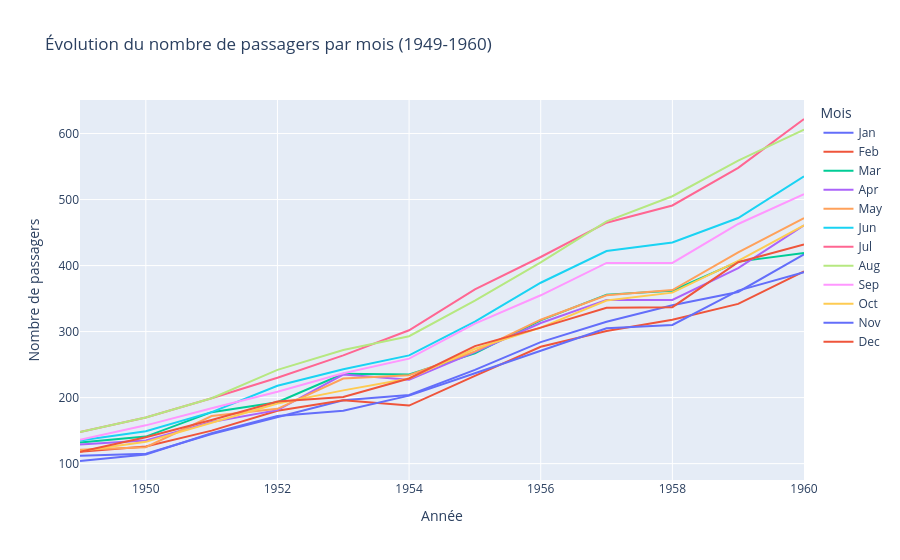

Notebook source saved alongside this figure:
### Code cell
# Charger le dataset flights
import seaborn as sns
import plotly.express as px

flights = sns.load_dataset ("flights")

# Créer un graphique interactif
fig = px.line(
    flights, 
    x="year",
    y="passengers",
    color="month",
    title="Évolution du nombre de passagers par mois (1949-1960)",
    labels={
        "year": "Année",
        "passengers": "Nombre de passagers",
        "month": "Mois",
   } ,
)
    
# Afficher le graphique interactif
fig. show ()

### Figure 1 — Plotly figure (JSON) as saved in the notebook; plotly's stock layout.template omitted (floating-point values rounded to 4 significant figures)
{"data": [{"hovertemplate": "Mois=Jan<br>Année=%{x}<br>Nombre de passagers=%{y}<extra></extra>", "legendgroup": "Jan", "line": {"color": "#636efa", "dash": "solid"}, "marker": {"symbol": "circle"}, "mode": "lines", "name": "Jan", "orientation": "v", "showlegend": true, "type": "scatter", "x": [1949, 1950, 1951, 1952, 1953, 1954, 1955, 1956, 1957, 1958, 1959, 1960], "xaxis": "x", "y": [112, 115, 145, 171, 196, 204, 242, 284, 315, 340, 360, 417], "yaxis": "y"}, {"hovertemplate": "Mois=Feb<br>Année=%{x}<br>Nombre de passagers=%{y}<extra></extra>", "legendgroup": "Feb", "line": {"color": "#EF553B", "dash": "solid"}, "marker": {"symbol": "circle"}, "mode": "lines", "name": "Feb", "orientation": "v", "showlegend": true, "type": "scatter", "x": [1949, 1950, 1951, 1952, 1953, 1954, 1955, 1956, 1957, 1958, 1959, 1960], "xaxis": "x", "y": [118, 126, 150, 180, 196, 188, 233, 277, 301, 318, 342, 391], "yaxis": "y"}, {"hovertemplate": "Mois=Mar<br>Année=%{x}<br>Nombre de passagers=%{y}<extra></extra>", "legendgroup": "Mar", "line": {"color": "#00cc96", "dash": "solid"}, "marker": {"symbol": "circle"}, "mode": "lines", "name": "Mar", "orientation": "v", "showlegend": true, "type": "scatter", "x": [1949, 1950, 1951, 1952, 1953, 1954, 1955, 1956, 1957, 1958, 1959, 1960], "xaxis": "x", "y": [132, 141, 178, 193, 236, 235, 267, 317, 356, 362, 406, 419], "yaxis": "y"}, {"hovertemplate": "Mois=Apr<br>Année=%{x}<br>Nombre de passagers=%{y}<extra></extra>", "legendgroup": "Apr", "line": {"color": "#ab63fa", "dash": "solid"}, "marker": {"symbol": "circle"}, "mode": "lines", "name": "Apr", "orientation": "v", "showlegend": true, "type": "scatter", "x": [1949, 1950, 1951, 1952, 1953, 1954, 1955, 1956, 1957, 1958, 1959, 1960], "xaxis": "x", "y": [129, 135, 163, 181, 235, 227, 269, 313, 348, 348, 396, 461], "yaxis": "y"}, {"hovertemplate": "Mois=May<br>Année=%{x}<br>Nombre de passagers=%{y}<extra></extra>", "legendgroup": "May", "line": {"color": "#FFA15A", "dash": "solid"}, "marker": {"symbol": "circle"}, "mode": "lines", "name": "May", "orientation": "v", "showlegend": true, "type": "scatter", "x": [1949, 1950, 1951, 1952, 1953, 1954, 1955, 1956, 1957, 1958, 1959, 1960], "xaxis": "x", "y": [121, 125, 172, 183, 229, 234, 270, 318, 355, 363, 420, 472], "yaxis": "y"}, {"hovertemplate": "Mois=Jun<br>Année=%{x}<br>Nombre de passagers=%{y}<extra></extra>", "legendgroup": "Jun", "line": {"color": "#19d3f3", "dash": "solid"}, "marker": {"symbol": "circle"}, "mode": "lines", "name": "Jun", "orientation": "v", "showlegend": true, "type": "scatter", "x": [1949, 1950, 1951, 1952, 1953, 1954, 1955, 1956, 1957, 1958, 1959, 1960], "xaxis": "x", "y": [135, 149, 178, 218, 243, 264, 315, 374, 422, 435, 472, 535], "yaxis": "y"}, {"hovertemplate": "Mois=Jul<br>Année=%{x}<br>Nombre de passagers=%{y}<extra></extra>", "legendgroup": "Jul", "line": {"color": "#FF6692", "dash": "solid"}, "marker": {"symbol": "circle"}, "mode": "lines", "name": "Jul", "orientation": "v", "showlegend": true, "type": "scatter", "x": [1949, 1950, 1951, 1952, 1953, 1954, 1955, 1956, 1957, 1958, 1959, 1960], "xaxis": "x", "y": [148, 170, 199, 230, 264, 302, 364, 413, 465, 491, 548, 622], "yaxis": "y"}, {"hovertemplate": "Mois=Aug<br>Année=%{x}<br>Nombre de passagers=%{y}<extra></extra>", "legendgroup": "Aug", "line": {"color": "#B6E880", "dash": "solid"}, "marker": {"symbol": "circle"}, "mode": "lines", "name": "Aug", "orientation": "v", "showlegend": true, "type": "scatter", "x": [1949, 1950, 1951, 1952, 1953, 1954, 1955, 1956, 1957, 1958, 1959, 1960], "xaxis": "x", "y": [148, 170, 199, 242, 272, 293, 347, 405, 467, 505, 559, 606], "yaxis": "y"}, {"hovertemplate": "Mois=Sep<br>Année=%{x}<br>Nombre de passagers=%{y}<extra></extra>", "legendgroup": "Sep", "line": {"color": "#FF97FF", "dash": "solid"}, "marker": {"symbol": "circle"}, "mode": "lines", "name": "Sep", "orientation": "v", "showlegend": true, "type": "scatter", "x": [1949, 1950, 1951, 1952, 1953, 1954, 1955, 1956, 1957, 1958, 1959, 1960], "xaxis": "x", "y": [136, 158, 184, 209, 237, 259, 312, 355, 404, 404, 463, 508], "yaxis": "y"}, {"hovertemplate": "Mois=Oct<br>Année=%{x}<br>Nombre de passagers=%{y}<extra></extra>", "legendgroup": "Oct", "line": {"color": "#FECB52", "dash": "solid"}, "marker": {"symbol": "circle"}, "mode": "lines", "name": "Oct", "orientation": "v", "showlegend": true, "type": "scatter", "x": [1949, 1950, 1951, 1952, 1953, 1954, 1955, 1956, 1957, 1958, 1959, 1960], "xaxis": "x", "y": [119, 133, 162, 191, 211, 229, 274, 306, 347, 359, 407, 461], "yaxis": "y"}, {"hovertemplate": "Mois=Nov<br>Année=%{x}<br>Nombre de passagers=%{y}<extra></extra>", "legendgroup": "Nov", "line": {"color": "#636efa", "dash": "solid"}, "marker": {"symbol": "circle"}, "mode": "lines", "name": "Nov", "orientation": "v", "showlegend": true, "type": "scatter", "x": [1949, 1950, 1951, 1952, 1953, 1954, 1955, 1956, 1957, 1958, 1959, 1960], "xaxis": "x", "y": [104, 114, 146, 172, 180, 203, 237, 271, 305, 310, 362, 390], "yaxis": "y"}, {"hovertemplate": "Mois=Dec<br>Année=%{x}<br>Nombre de passagers=%{y}<extra></extra>", "legendgroup": "Dec", "line": {"color": "#EF553B", "dash": "solid"}, "marker": {"symbol": "circle"}, "mode": "lines", "name": "Dec", "orientation": "v", "showlegend": true, "type": "scatter", "x": [1949, 1950, 1951, 1952, 1953, 1954, 1955, 1956, 1957, 1958, 1959, 1960], "xaxis": "x", "y": [118, 140, 166, 194, 201, 229, 278, 306, 336, 337, 405, 432], "yaxis": "y"}], "layout": {"legend": {"title": {"text": "Mois"}, "tracegroupgap": 0}, "title": {"text": "Évolution du nombre de passagers par mois (1949-1960)"}, "xaxis": {"anchor": "y", "domain": [0, 1], "title": {"text": "Année"}}, "yaxis": {"anchor": "x", "domain": [0, 1], "title": {"text": "Nombre de passagers"}}}}
